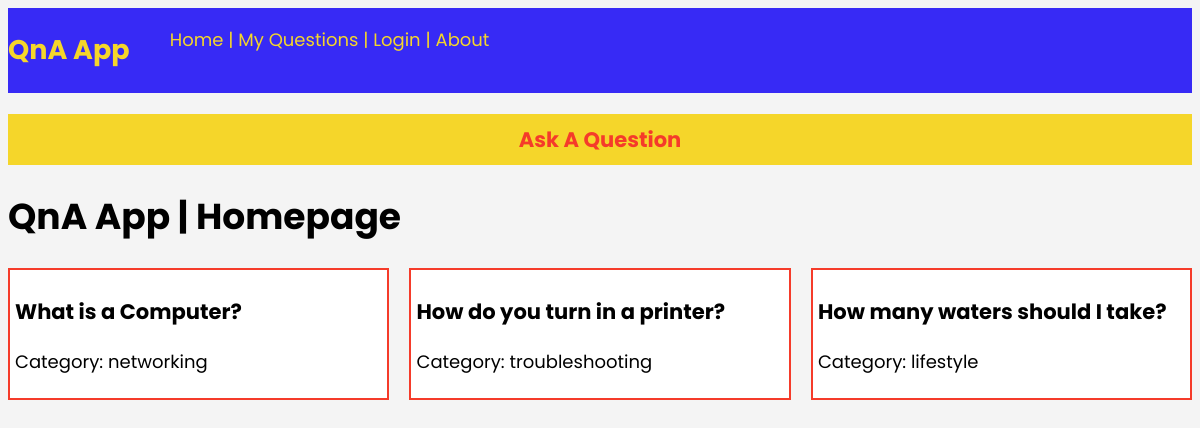
Before: / with the older database file.
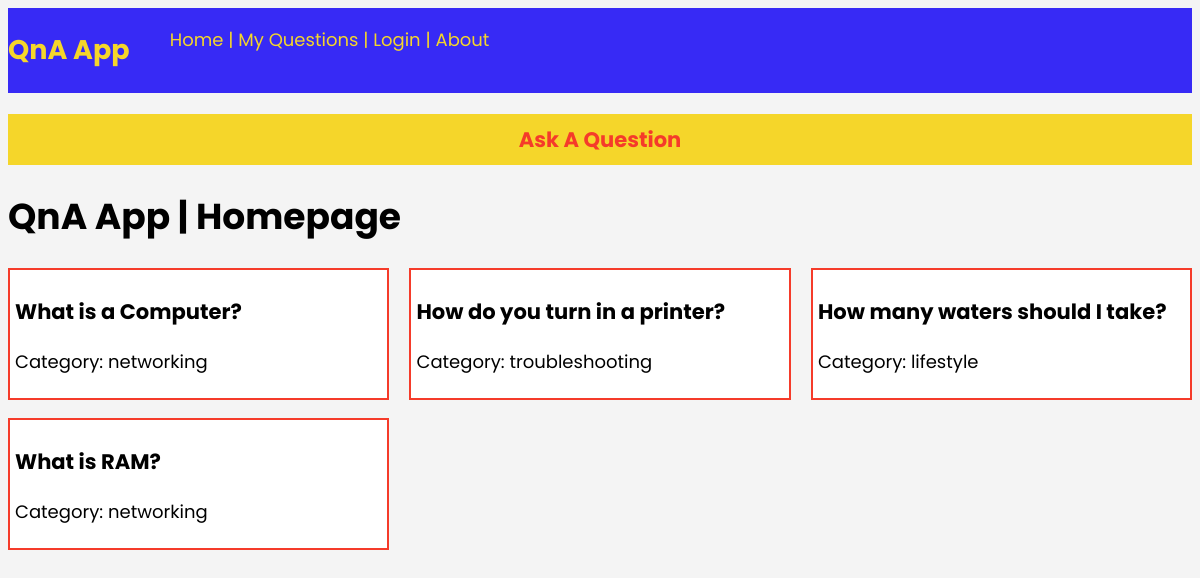
After: the same page with the newer database file.
### models.py (models this page shows)
class Question(db.Model):
    id = db.Column(db.Integer, primary_key = True)
    question_text = db.Column(db.Text, nullable = False)
    category = db.Column(db.String(20), nullable = False)
    asked_by_id = db.Column(db.Integer, db.ForeignKey('user.id'))
    answers_to_question = db.relationship(
        'Answer',
        foreign_keys = 'Answer.for_question_id',
        backref='the_question',
        lazy=True
    )

### app.py (the view)
@app.route('/')
def index():
    questions_dict = Question.query.all()
    return render_template('index.html', questions_dict=questions_dict)

### templates/index.html
{% extends "base.html" %} {% block content %}
<h1>QnA App | Homepage</h1>
<div class="container">
  {% for question in questions_dict %} {% if question.answer %}
  <div class="question-answered">
    <a href="{{url_for('view')}}">
      <h3>{{ question.question_text }}</h3>
      <p>Category: {{ question.category }}</p>
    </a>
  </div>
  {% else %}
  <div class="question">
    <a href="{{url_for('view')}}">
      <h3>{{ question.question_text }}</h3>
      <p>Category: {{ question.category }}</p>
    </a>
  </div>
  {% endif %} {% endfor %}
</div>
{% endblock %}

### templates/base.html (shortened to what this page needs)
<!DOCTYPE html>
<html lang="en">
  <head>
    <link
      rel="stylesheet"
      href="{{ url_for('static', filename='css/style.css') }}"
    />
  </head>
  <body>
    <header>
      <nav id="main-navbar">
        <h1>QnA App</h1>
        <ul>
          <li><a href="{{ url_for('index') }}">Home </a></li>
          <li>|</li>
          <li><a href="{{ url_for('myquestions') }}">My Questions</a></li>
          <li>|</li>
          {% if current_user.is_authenticated %}
          <li><a href="{{ url_for('logout') }}">Logout</a></li>
          {% else %}
          <li><a href="{{ url_for('login') }}">Login</a></li>
          {% endif %}
          <li>|</li>
          <li><a href="{{ url_for('about') }}">About</a></li>
        </ul>
      </nav>
    </header>
    <section id="ask-question">
      <center>
        <h3><a href="{{ url_for('ask') }}"> Ask A Question</a></h3>
      </center>
    </section>
    {% block content %} {% endblock %}
  </body>
</html>

### static/css/style.css (style rules this page uses)
body { background-color: #f4f4f4; font-family: "Poppins", sans-serif; font-size: 18px; }
.container { display: flex; flex-wrap: wrap; justify-content: space-between; }
.container div { flex-basis: 31%; background-color: white; padding: 5px; margin-bottom: 1em; }
#main-navbar { background-color: #372af5; color: #f5d62a; display: flex; }
#main-navbar li { list-style: none; display: inline; }
#main-navbar a { text-decoration: none; color: #f5d62a; }
#ask-question h3 { background-color: #f5d62a; padding-top: 10px; padding-bottom: 10px; }
#ask-question a { text-decoration: none; color: #f53b2a; }
.question { border: 2px #f53b2a solid; }
.question a { text-decoration: none; color: black; }

Changed rows visible on the page:
added Question: question_text "What is RAM?", category "networking"
